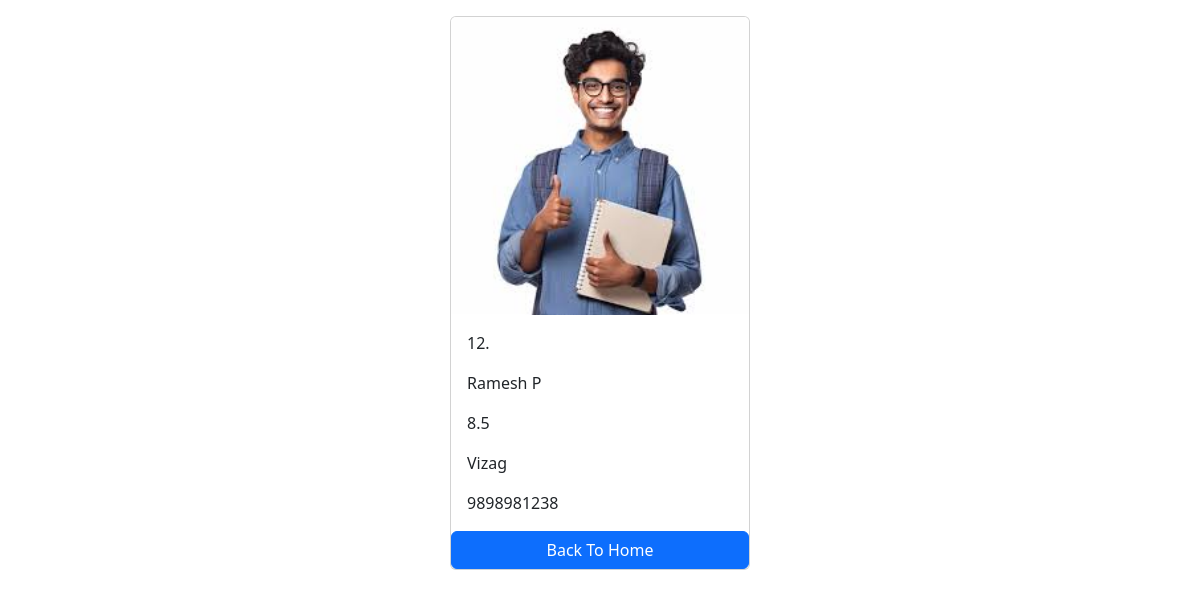
The app's page /students/1/ with its own data.
### progress/models.py (models this page shows)
class Student(models.Model):
    roll_number=models.CharField(max_length=100,unique=True)
    first_name=models.CharField(max_length=100)
    last_name=models.CharField(max_length=100)
    photo=models.ImageField(upload_to='images')
    marks=models.CharField(max_length=100,unique=True)
    home_address=models.CharField(max_length=200)
    phone_number=models.CharField(max_length=10)

### progress/views.py (the view)
# urls.py: path('<int:pk>/',views.student_detail,name='student_detail')
def student_detail(request,pk):
    student=get_object_or_404(Student,pk=pk)
    context={
        'student':student,
    }
    return render(request,'student_detail.html',context)

### templates/student_detail.html (shortened to what this page needs)
<!DOCTYPE html>
<html lang="en">
<head>
    <link href="https://cdn.jsdelivr.net/npm/bootstrap@5.3.3/dist/css/bootstrap.min.css" rel="stylesheet">
</head>
<body>
    <div class="container mt-3">
        <div class="card mx-auto" style="width:300px">
            <img src="{{student.photo.url}}" class="card-img-top" alt="">
            <div class="card-body">
                <p class="card-text mt-0">{{student.roll_number}}</p>
                <p class="card-text mt-0">{{student.first_name}} {{student.last_name}}</P>
                <p class="card-text mt-0">{{student.marks}}</P>
                <p class="card-text mt-0">{{student.home_address}}</P>
                <p class="card-text mt-0">{{student.phone_number}}</P>
            </div>
            <a href="{% url "home" %}" class="btn btn-primary">Back To Home</a>
        </div>
    </div>
</body>
</html>

### records on screen
Student: photo (picture), roll_number "12.", first_name "Ramesh", last_name "P", marks "8.5", home_address "Vizag", phone_number "9898981238"
